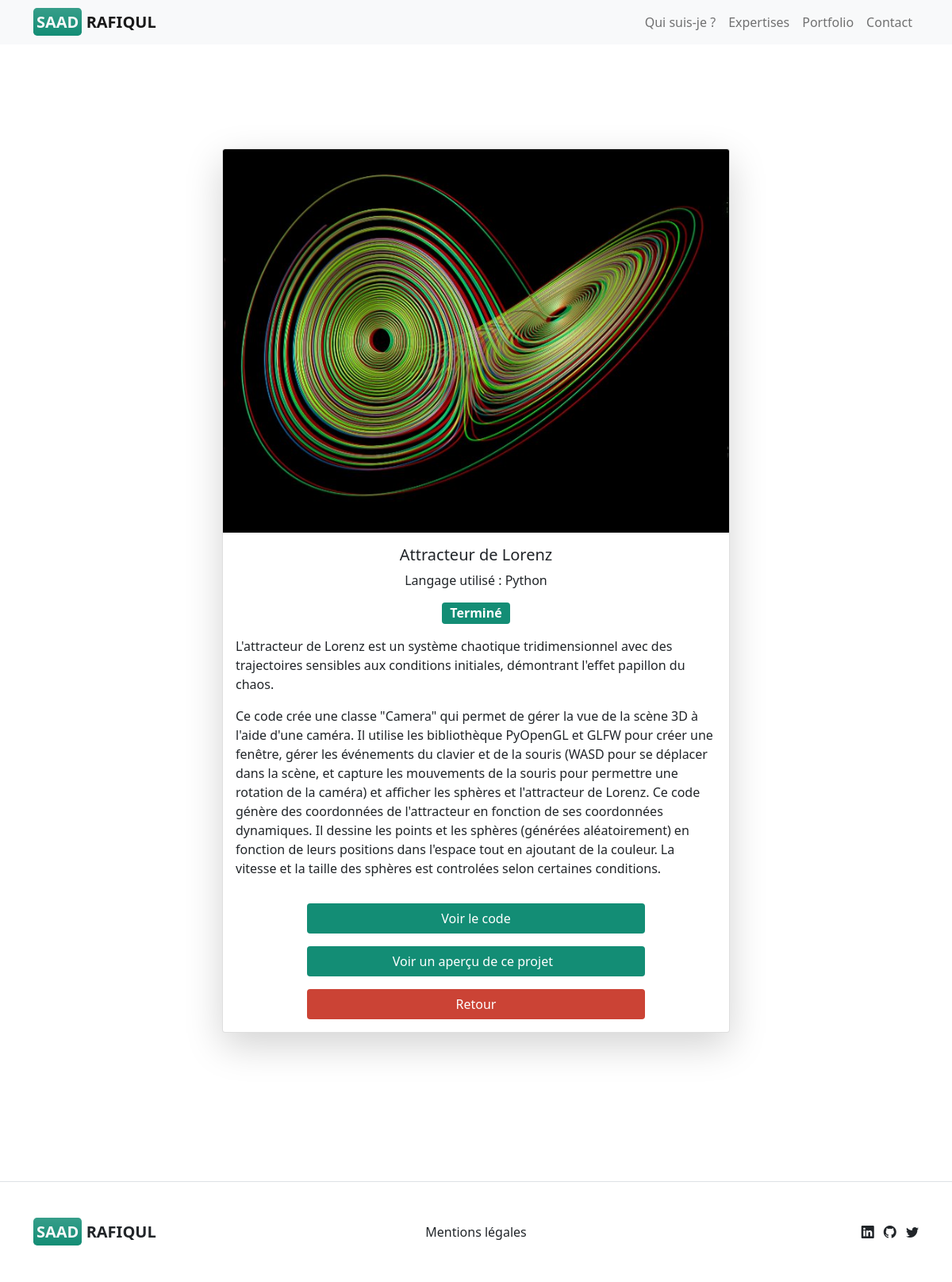
The page /portfolio/4/ on the database its author committed.
### listings/models.py (models this page shows, shortened)
class Project(models.Model):
    name = models.CharField(max_length=100)
    description = models.CharField(max_length=2000)
    language = models.CharField(max_length=50)
    isFinish = models.BooleanField(default=False)
    features = models.CharField(max_length=10000)
    logo = models.ImageField(upload_to='images')
    gitHubLink = models.URLField()
    viewsLink = models.URLField()

### listings/views.py (the view)
# urls.py: path('portfolio/<int:id>/', views.project, name='portfolio-project'),
def project(request, id):
    project = Project.objects.get(id=id)
    return render(request, 'listings/project.html', {'project': project})

### listings/templates/listings/project.html
{% extends 'listings/base.html' %}
{% block content %}
<div class="container-fluid d-flex justify-content-center align-items-center" style="height: 100vh; margin-top: 20rem; margin-bottom: 20rem;">
    <div class="card shadow-lg mb-5 bg-body-tertiary rounded" style="width: 40rem;">
      <img src="{{ project.logo.url }}" class="card-img-top" alt="Profil">
      <div class="card-body d-flex flex-column align-items-center">
        <h5 class="card-title text-center"> {{ project.name }} </h5>
        <p>
            Langage utilisé : {{ project.language }}
        </p>
        <p>
            {% if project.isFinish %}
                <span class="badge bg fs-6">Terminé</span>
            {% else %}
                <span class="badge bg-secondary fs-6">En cours</span>
            {% endif %}
        </p>
        <p>
            {{ project.description }}
        </p>
        <p>
            {{ project.features }}
        </p>
         <div class="row mt-3">
          <a href="{{ project.gitHubLink }}" class="btn btn-bg mb-3" target="_blank">Voir le code</a>
          <a href="{{ project.viewsLink }}" class="btn btn-bg mb-3" target="_blank">Voir un aperçu de ce projet &nbsp; </a>
          <a href="{% url 'portfolio' %}#portfolio" class="btn btn-bg-danger">Retour</a>
        </div>
      </div>
    </div>
  </div>
{% endblock %}

### listings/static/listings/styles.css (style rules this page uses)
.bg { background-color: #138D75; }
.btn-bg { background-color: #138D75; color: #fff; }
.btn-bg-danger { background-color: #CB4335; color: #fff; }

### rows shown on the page
Project: logo (picture), name "Attracteur de Lorenz", language "Python", description "L'attracteur de Lorenz est un système chaotique tridimensionnel avec des trajectoires sensibles aux conditions initiales, démontrant l'effet papillon du chaos.", features "Ce code crée une classe \"Camera\" qui permet de gérer la vue de la scène 3D à l'aide d'une caméra. Il utilise les bibliothèque PyOpenGL et GLFW pour créer une fenêtre, gérer les événements du clavier et de la souris (WASD pour se déplacer dans la scène, et capture les mouvements de la souris pour permettre une rotation de la caméra) et afficher les sphères et l'attracteur de Lorenz. Ce code génère des coordonnées de l'attracteur en fonction de ses coordonnées dynamiques. Il dessine les points et les sphères (générées aléatoirement) en fonction de leurs positions dans l'espace tout en ajoutant de la couleur. La vitesse et la taille des sphères est controlées selon certaines conditions."
